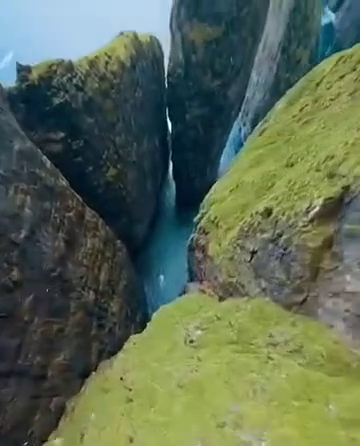
#> input picture frame 26 of Capstone Project-Autonomous Drone Vision System/drone1.mp4, 360 x 446 px
$ python obstacle_detector.py
#> lines starting #> are read from the running program, lines starting #| are printed output that depends on the picture; after the words box and inside, x2 and y2 are one past the last pixel; in counts of white or black regions, pixels touching at a corner belong together
import cv2

cap = cv2.VideoCapture('drone1.mp4')

if not cap.isOpened():
    print("❌ Cannot open video file. Please check if the file exists.")
    exit()

ret, prev_frame = cap.read()
#> prev_frame is the input picture: shape (446, 360, 3); mean B, G, R 84, 105.8, 91.3
prev_frame = cv2.cvtColor(prev_frame, cv2.COLOR_BGR2GRAY)
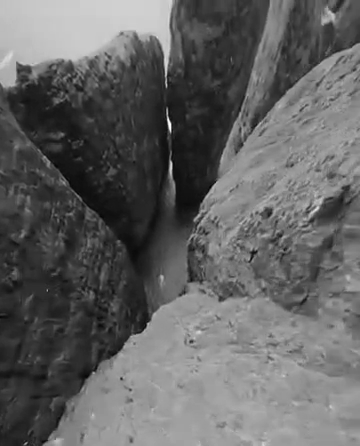
#> prev_frame: shape (446, 360); min 3, max 253, mean 98.9
prev_frame = cv2.GaussianBlur(prev_frame, (21, 21), 0)
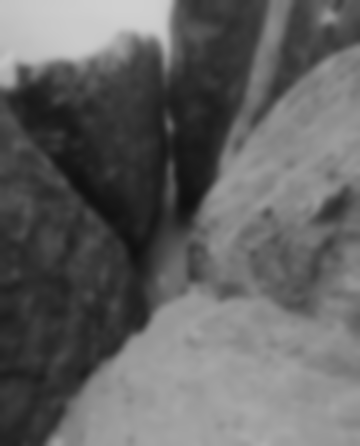
#> prev_frame: shape (446, 360); min 16, max 208, mean 98.9

while True:
    ret, frame = cap.read()
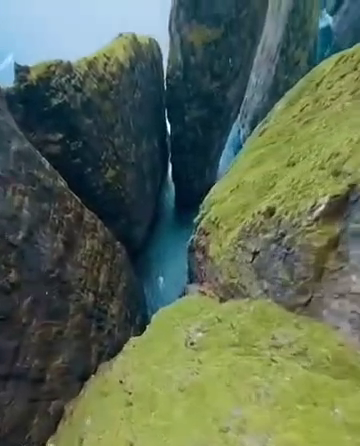
#> input picture frame 27 of Capstone Project-Autonomous Drone Vision System/drone1.mp4, 360 x 446 px
#> frame is the input picture: shape (446, 360, 3); mean B, G, R 84.1, 105.7, 91.2
    if not ret:
        break

    gray = cv2.cvtColor(frame, cv2.COLOR_BGR2GRAY)
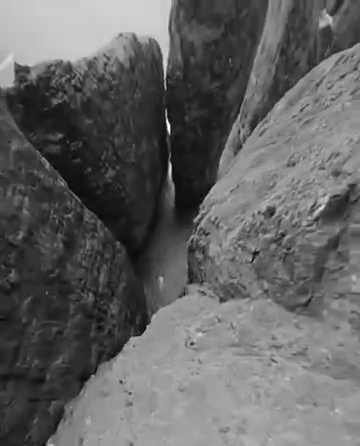
#> gray: shape (446, 360); min 0, max 251, mean 98.8
    gray = cv2.GaussianBlur(gray, (21, 21), 0)

    # Compute absolute difference between current frame and previous frame
    frame_diff = cv2.absdiff(prev_frame, gray)
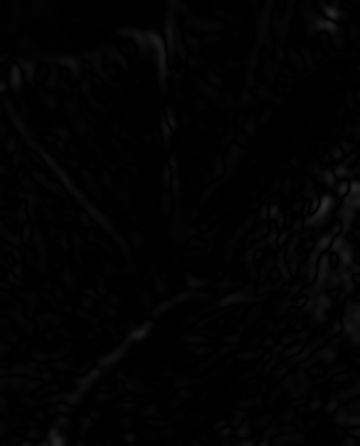
#> frame_diff: shape (446, 360); min 0, max 42, mean 2.6
    thresh = cv2.threshold(frame_diff, 25, 255, cv2.THRESH_BINARY)[1]
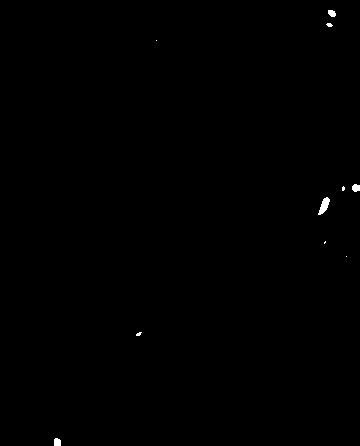
#> thresh: shape (446, 360); 0.2% white; 10 white regions (5 under 20 px), largest, box (x1, y1, x2, y2) and area: (318, 197, 330, 215) 113, (352, 184, 360, 192) 52, (54, 438, 61, 446) 51, (328, 10, 336, 17) 44, (326, 23, 333, 27) 20
    thresh = cv2.dilate(thresh, None, iterations=2)
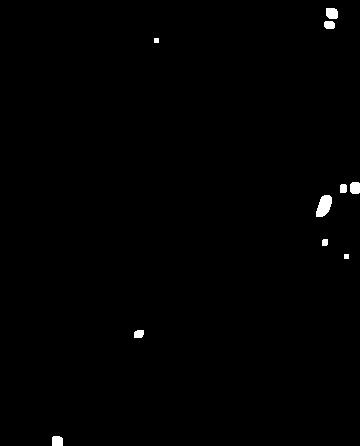
#> thresh: shape (446, 360); 0.55% white; 10 white regions

    # Find contours (moving objects)
    contours, _ = cv2.findContours(thresh, cv2.RETR_EXTERNAL, cv2.CHAIN_APPROX_SIMPLE)
#> contours = 10 contours, 2 with area under 20; largest, box (x1, y1, x2, y2) and area: (316, 195, 332, 217) 220, (326, 8, 338, 19) 101, (350, 182, 360, 194) 94, (52, 436, 63, 446) 86, (324, 21, 335, 29) 65, (134, 330, 144, 338) 57, (340, 184, 347, 193) 46, (322, 239, 328, 246) 29

    for cnt in contours:
        if cv2.contourArea(cnt) < 500:
            continue  # ignore small movement
        x, y, w, h = cv2.boundingRect(cnt)
        cv2.rectangle(frame, (x, y), (x + w, y + h), (0, 0, 255), 2)
        cv2.putText(frame, "Moving Obstacle", (x, y - 10), cv2.FONT_HERSHEY_SIMPLEX, 0.5, (0, 0, 255), 2)
#> this loop made 10 passes
#> cnt on passes 3, 8: [[344, 254], [344, 258], [348, 258], [348, 254]], [[154, 38], [154, 42], [158, 42], [158, 38]]

    cv2.imshow("Obstacle Detection", frame)
    prev_frame = gray

    if cv2.waitKey(30) & 0xFF == ord('q'):
#> (key q is pressed here)
        break

cap.release()
cv2.destroyAllWindows()

$ run again, starting later in the video
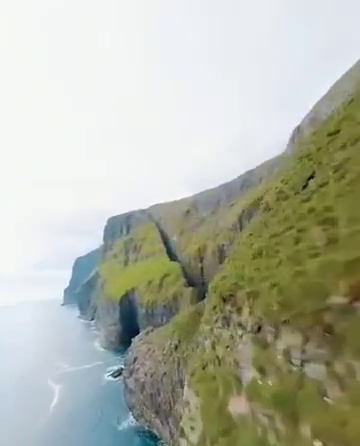
#> input picture frame 208 of Capstone Project-Autonomous Drone Vision System/drone1.mp4, 360 x 446 px
#> prev_frame is the input picture: shape (446, 360, 3); mean B, G, R 167, 182.2, 178.8
#> `thresh = cv2.dilate(thresh, None, iterations=2)`:
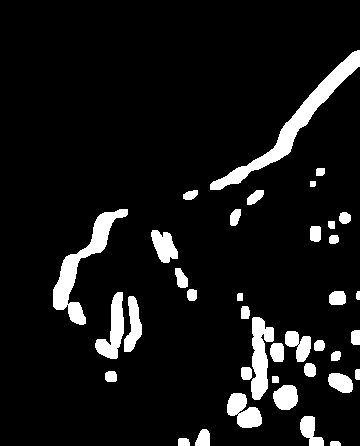
#> thresh: shape (446, 360); 8.5% white; 38 white regions
#> contours = 38 contours; largest, box (x1, y1, x2, y2) and area: (210, 50, 360, 190) 2572, (53, 209, 128, 325) 1914, (251, 317, 274, 400) 1106, (95, 292, 124, 359) 856, (227, 393, 262, 428) 706
#> the loop `for cnt in contours:` made 38 passes
#> (x, y, w, h) on passes 5, 18, 20, 22, 28, 33, 38: (227, 393, 35, 35), (251, 317, 23, 83), (124, 296, 18, 56), (95, 292, 29, 67), (151, 230, 27, 33), (53, 209, 75, 116), (210, 50, 150, 140)
#> after the loop `for cnt in contours:`:
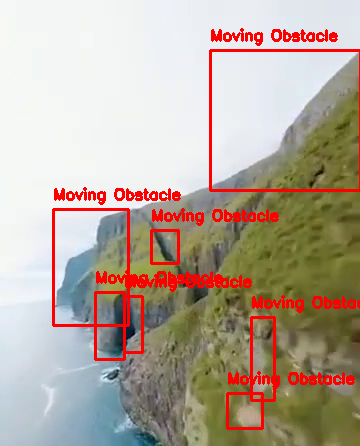
#> frame: shape (446, 360, 3); mean B, G, R 156.3, 169.8, 183.5
